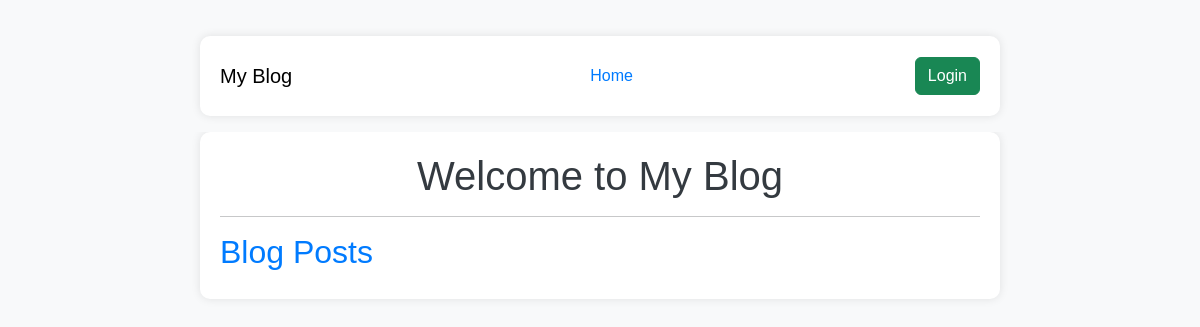
Before: / with the older database file.
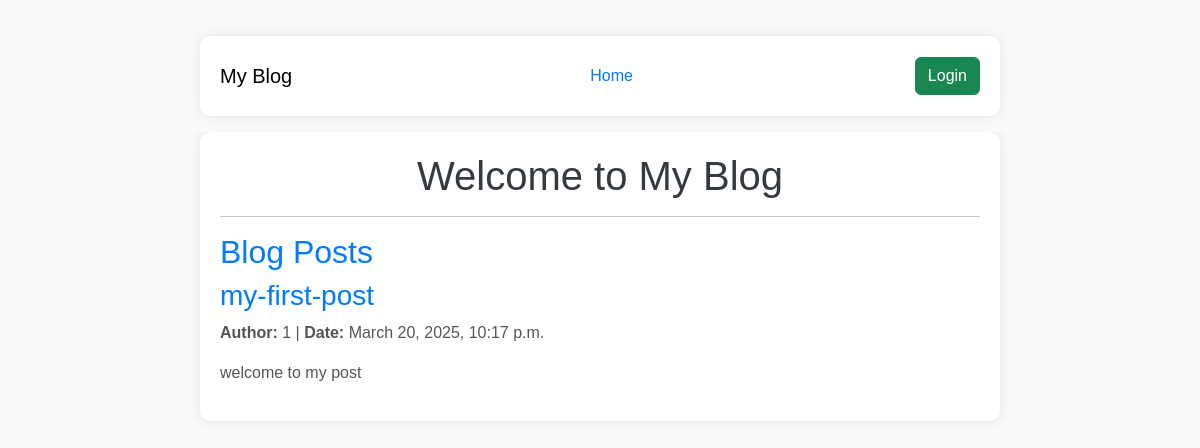
After: the same page with the newer database file.
### blog/models.py (models this page shows, shortened)
class Post(models.Model):
    title = models.CharField(max_length=200)
    slug = models.SlugField(unique=True)
    author = models.CharField(max_length=100)
    content = models.TextField()
    created_on = models.DateTimeField(auto_now_add=True)

### blog/views.py (the view)
# urls.py: path('', PostList.as_view(), name='home'),  # Главная страница с постами
class PostList(ListView):
    model = Post
    template_name = 'index.html'  # Убедитесь, что этот файл существует
    context_object_name = 'posts'
    ordering = ['-created_on']

### blog/templates/index.html
{% extends "base.html" %}
{% block content %}
    <h2>Blog Posts</h2>
    {% for post in posts %}
        <div>
            <h3><a href="{% url 'post_detail' slug=post.slug %}">{{ post.title }}</a></h3>
            <p><strong>Author:</strong> {{ post.author }} | <strong>Date:</strong> {{ post.created_on }}</p>
            <p>{{ post.content|truncatewords:20 }}</p>
        </div>
    {% endfor %}
{% endblock %}

### blog/templates/base.html (shortened to what this page needs)
{% load static %}
<!DOCTYPE html>
<html lang="en">
<head>
    <link rel="stylesheet" href="https://cdn.jsdelivr.net/npm/bootstrap@5.3.0/dist/css/bootstrap.min.css">
    <link rel="stylesheet" href="{% static 'css/style.css' %}">
</head>
<body>
    <nav class="navbar navbar-light bg-light p-3">
        <div class="container">
            <a class="navbar-brand" href="{% url 'home' %}">My Blog</a>
            <a href="{% url 'home' %}">Home</a>
            <div>
                {% if user.is_authenticated %}
                    <a href="{% url 'logout' %}" class="btn btn-danger"
                       onclick="event.preventDefault(); document.getElementById('logout-form').submit();">
                        Logout
                    </a>
                    <form id="logout-form" method="post" action="{% url 'logout' %}" style="display: none;">
                        {% csrf_token %}
                    </form>
                {% else %}
                    <a href="{% url 'login' %}" class="btn btn-success">Login</a>
                {% endif %}
            </div>
        </div>
    </nav>
    <div class="container">
        <h1>Welcome to My Blog</h1>
        <hr>
        {% block content %}{% endblock %}
    </div>
</body>
</html>

### blog/static/css/style.css (style rules this page uses)
body { font-family: Arial, sans-serif; margin: 20px; padding: 0; background-color: #f8f9fa; }
h1 { color: #343a40; text-align: center; }
h2 { color: #007bff; }
p { font-size: 16px; color: #555; }
a { text-decoration: none; color: #007bff; }
.container { max-width: 800px; margin: 0 auto; background: white; padding: 20px; box-shadow: 0px 0px 10px rgba(0, 0, 0, 0.1); border-radius: 10px; }

Changed rows visible on the page:
added Post: title "my-first-post", author "1", created_on "March 20, 2025, 10:17 p.m.", content "welcome to my post"
